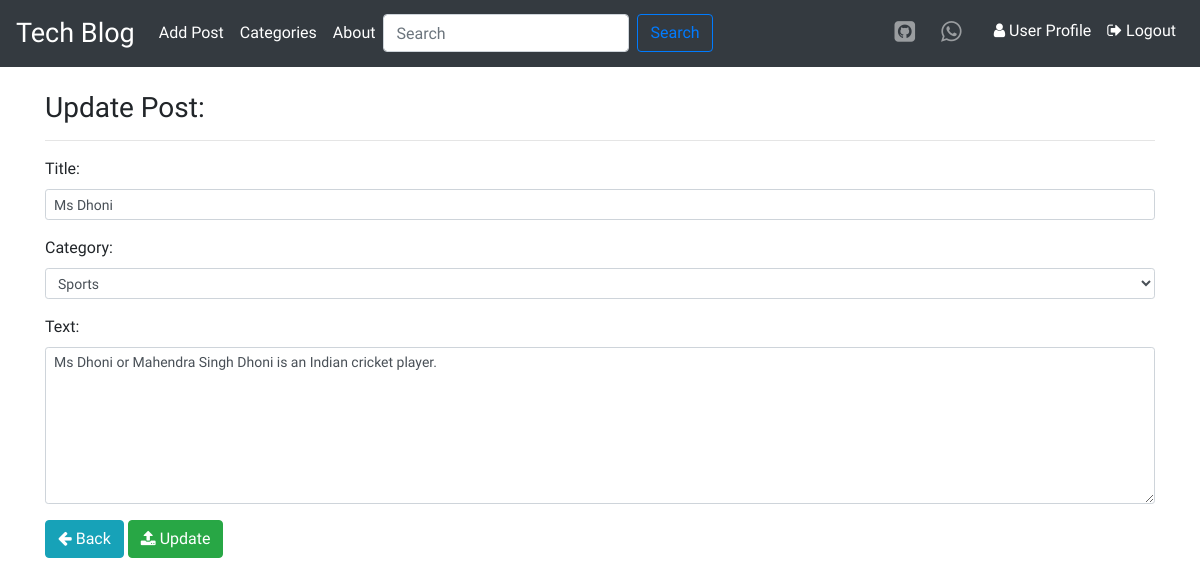
The page /update/5 (signed in) on the database its author committed.
### blog/models.py (models this page shows, shortened)
class Post(models.Model):
    title = models.CharField(max_length=50)
    text = RichTextField(blank=True,null=True)
    author = models.ForeignKey(User,on_delete=models.CASCADE)
    post_date = models.DateTimeField(auto_now_add=True)
    category = models.CharField(max_length=30,default='coding')
    likes = models.ManyToManyField(User,related_name='blog_like')

### blog/views.py (the view)
# urls.py: path('update/<int:pk>',views.UpdatePostView.as_view(),name='update_post'),
class UpdatePostView(UpdateView):
    model = Post
    template_name = 'update_post.html'
    form_class = UpdatePostForm

### blog/forms.py
class UpdatePostForm(forms.ModelForm):
    class Meta():
        model = Post
        fields = ('title','category','text')
        widgets = {
        'title':forms.TextInput(attrs={'class':'form-control form-control-sm','placeholder':'Do not enter more than 30 characters'}),
        'category':forms.Select(choices=choice_list,attrs={'class':'form-control form-control-sm'}),
        'text':forms.Textarea(attrs={'class':'form-control form-control-sm','placeholder':'Enter your text here','rows':'7','cols':5})
        }

### blog/templates/update_post.html (shortened to what this page needs)
{% extends 'base.html' %}
{% block content %}
<br>
{% if user.is_authenticated %}
  {% if user.id == post.author.id %}
    <h3>Update Post:</h3>
    <hr>
    <form class="form-group" method="post">
      {{form.as_p}}
        <a href="{% url 'blog:detail' post.pk %}" class="btn btn-md btn-info"><i class="fa fa-arrow-left" aria-hidden="true"></i>   Back</a>
        <button type="submit" class="btn btn-success btn-md"><i class="fa fa-upload" aria-hidden="true"></i>   Update</button>
          </form>
  {% else %}
    <hr>
    <h1>You can't update other's post.</h1>
  {% endif %}
{% endif %}
{% endblock %}

### blog/static/css/master.css (style rules this page uses)
body { font-family: 'Mukta', sans-serif; }

### rows shown on the page
Post: title "Ms Dhoni", category "Sports", text "Ms Dhoni or Mahendra Singh Dhoni is an Indian cricket player."
